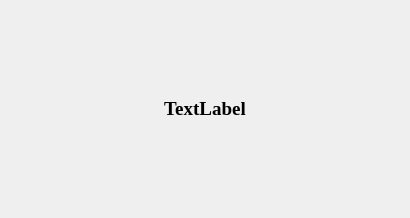
<?xml version="1.0" encoding="UTF-8"?>
<ui version="4.0">
 <class>Dialog</class>
 <widget class="QDialog" name="Dialog">
  <property name="geometry">
   <rect>
    <x>0</x>
    <y>0</y>
    <width>410</width>
    <height>218</height>
   </rect>
  </property>
  <property name="font">
   <font>
    <family>Times New Roman</family>
    <pointsize>14</pointsize>
    <bold>true</bold>
   </font>
  </property>
  <property name="windowTitle">
   <string>Dialog</string>
  </property>
  <layout class="QHBoxLayout" name="horizontalLayout">
   <item>
    <widget class="QLabel" name="label">
     <property name="text">
      <string>TextLabel</string>
     </property>
     <property name="alignment">
      <set>Qt::AlignCenter</set>
     </property>
    </widget>
   </item>
  </layout>
 </widget>
 <resources/>
 <connections/>
</ui>
